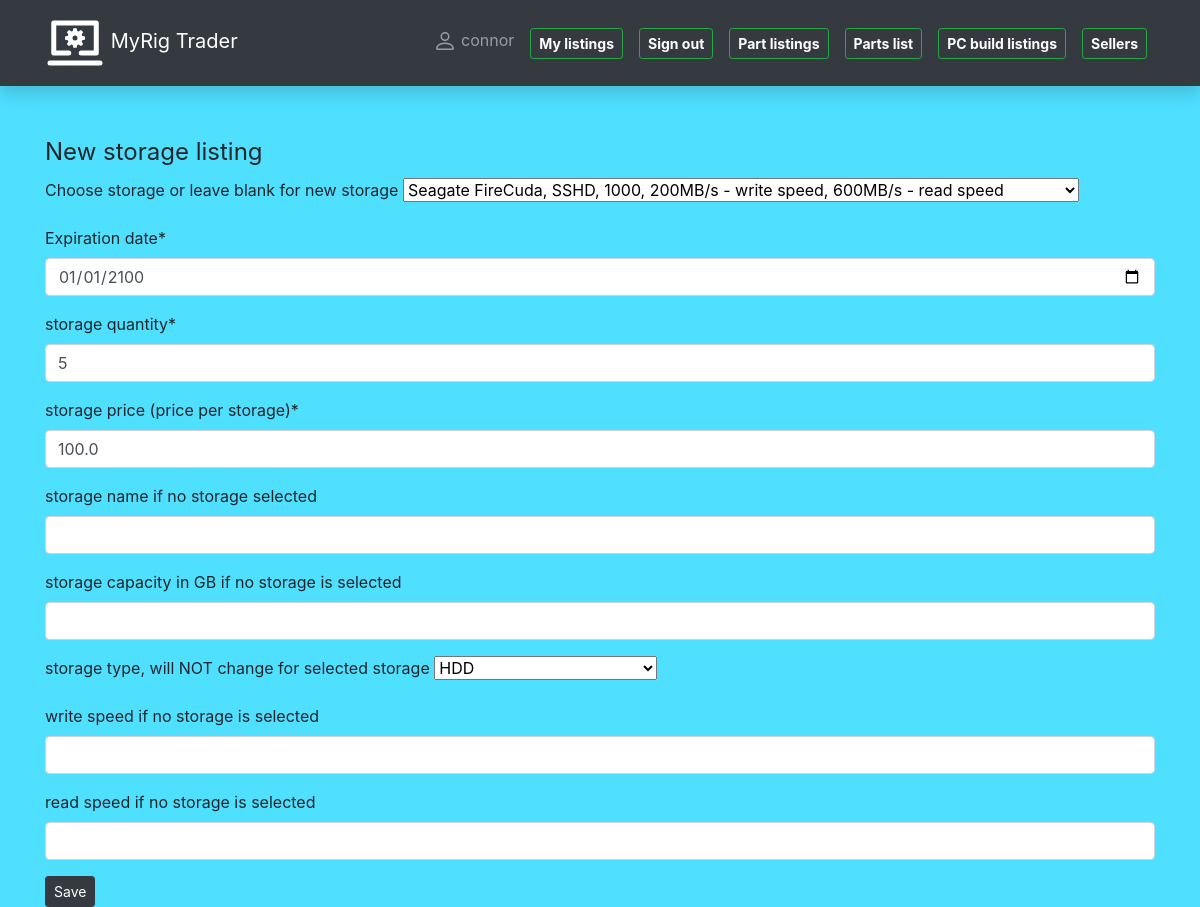
Page /pcportal/mylistings/storage/update/9 (signed in) on the committed database.
### pcportal/models/part_listing_models.py (models this page shows, shortened)
class PartListing(models.Model):
    date_created = models.DateField("Date listed", auto_now_add=True)
    expiration_date = models.DateField("Expiration date", default="2025-03-20")
    quantity = models.IntegerField("quantity",
                                   help_text="Quantity of units")
    price = models.FloatField("Price per piece")
    listing_seller = models.ForeignKey(User, on_delete=models.SET_NULL, null=True, blank=True)
    class Meta:
        abstract = True

class StorageListing(PartListing):
    storage = models.ForeignKey(Storage, on_delete=models.CASCADE)
    seller = models.ForeignKey(Seller, on_delete=models.CASCADE,
                               related_name="storage_listing")
    def display_seller(self):
        return f"{self.seller.f_name} {self.seller.l_name}"
    display_seller.short_description = "SELLER"

### pcportal/models/part_models.py (models this page shows)
class Storage(models.Model):
    storage_name = models.CharField("Storage device name", max_length=30,
                                    help_text="Storage device name, Samsung, Kingston, etc.")
    STORAGE_TYPE = (
        ('HDD', 'HDD'),
        ('SSD', 'SSD'),
        ('SSHD', 'SSHD'),
        ('NVMe', 'NVMe'),
        ('M2', 'M.2 - form factor for SSDs'),
    )
    storage_type = models.CharField("Storage type",
                                    choices=STORAGE_TYPE, default='HDD',
                                    max_length=30)
    capacity = models.IntegerField("Storage capacity",
                                   help_text="Storage capacity in GB")
    write_speed = models.IntegerField("Write speed",
                                      help_text="Write speed MB/s",
                                      null=True, blank=True)
    read_speed = models.IntegerField("Read speed",
                                     help_text="Read speed MB/s",
                                     null=True, blank=True)
    def capacity_display(self):
        """
        This function adds GB next to capacity.
        returns capacity with GB in an f string.
        """
        return f"{self.capacity}GB"
    capacity_display.short_description = "CAPACITY"
    def write_display(self):
        """
        This function adds MB/s next to write speed.
        returns write speed with MB/s in an f string.
        """
        return f"{self.write_speed}MB/s"
    write_display.short_description = "WRITE SPEED"
    def read_display(self):
        """
        This function adds MB/s next to read speed.
        returns read speed with MB/s in an f string.
        """
        return f"{self.read_speed}MB/s"
    read_display.short_description = "READ SPEED"
    def __str__(self):
        return (f"{self.storage_name}, {self.storage_type}, {self.capacity}, "
                f"{self.write_speed}MB/s - write speed, {self.read_speed}MB/s - read speed")

### pcportal/views/update_listing_views.py (the view, shortened to what this page needs)
# urls.py: path('mylistings/storage/update/<int:pk>', views.StorageListingByUserUpdateView.as_view(),
class StorageListingByUserUpdateView(LoginRequiredMixin, UserPassesTestMixin, generic.UpdateView):
    model = StorageListing
    form_class = UserStorageListingCreateForm
    template_name = 'user_create_templates/user_storagelisting_form.html'
    success_url = '/pcportal/mylistings'
    def test_func(self):
        storagelisting_object = self.get_object()
        return storagelisting_object.listing_seller == self.request.user

### pcportal/templates/user_create_templates/user_storagelisting_form.html (shortened to what this page needs)
{% extends 'base.html' %}
{% load crispy_forms_tags %}
{% block content %}
<form method="post">
    <fieldset>
        <legend>New storage listing</legend>
        {{ form | crispy }}
        <input type="submit" class="btn btn-dark btn-sm" value="Save">
    </fieldset>
</form>
{% endblock %}

### pcportal/templates/base.html (shortened to what this page needs)
<!DOCTYPE html>
<html lang="en">
<head>
    <link
            rel="stylesheet"
            href="https://stackpath.bootstrapcdn.com/bootstrap/4.1.3/css/bootstrap.min.css"
    />
    <link
            rel="stylesheet"
            href="https://cdnjs.cloudflare.com/ajax/libs/font-awesome/4.7.0/css/font-awesome.min.css"
    />
    {% load static %}
    <link rel="stylesheet" href="{% static 'css/styles.css' %}"/>
</head>
<body>
<nav
        class="navbar navbar-expand-lg navbar-dark bg-dark static-top mb-5 shadow"
>
    <div class="container">
        <a class="navbar-brand" href="{% url 'index_n' %}">
            MyRig Trader</a
        >
        <div class="collapse navbar-collapse" id="navbarResponsive">
            <ul class="navbar-nav ml-auto">
                {% if user.is_authenticated %}
                <li class="nav-item">
                    <a class="nav-link" href="{% url 'user-profile' %}">
                        {{ user.username }}</a>
                </li>
                <li class="nav-item">
                    <a class="nav-link" href="{% url 'my-listings' %}">
                        <button class="btn btn-outline-success btn-sm text-white"><b>My listings</b></button>
                    </a>
                </li>
                <li class="nav-item">
                    <a class="nav-link" href="{% url 'logout' %}">
                        <button class="btn btn-outline-success btn-sm text-white"><b>Sign out</b></button>
                    </a>
                </li>
                {% endif %}
                <li class="nav-item">
                    <a class="nav-link" href="{% url 'part-listings' %}">
                        <button class="btn btn-outline-success btn-sm text-white"><b>Part listings</b></button>
                    </a>
                </li>
                <li class="nav-item">
                    <a class="nav-link" href="{% url 'part-list' %}">
                        <button class="btn btn-outline-success btn-sm text-white"><b>Parts list</b></button>
                    </a>
                </li>
                <li class="nav-item">
                    <a class="nav-link" href="{% url 'pcbuild-listings' %}">
                        <button class="btn btn-outline-success btn-sm text-white"><b>PC build listings</b></button>
                    </a>
                </li>
                <li class="nav-item">
                    <a class="nav-link" href="{% url 'sellers-all' %}">
                        <button class="btn btn-outline-success btn-sm text-white"><b>Sellers</b></button>
                    </a>
                </li>
            </ul>
        </div>
    </div>
</nav>
<div class="container">{% block content %}{% endblock %}</div>
</body>
</html>

### pcportal/static/css/styles.css (style rules this page uses)
body { background-color: #4fdfff; }

### rows in the picture
StorageListing: storage "Seagate FireCuda, SSHD, 1000, 200MB/s - write speed, 600MB/s - read speed", expiration_date "01/01/2100", quantity "5", price "100.0"
Storage: storage_type "HDD"

### other values in the picture
{{ user.username }} "connor"
